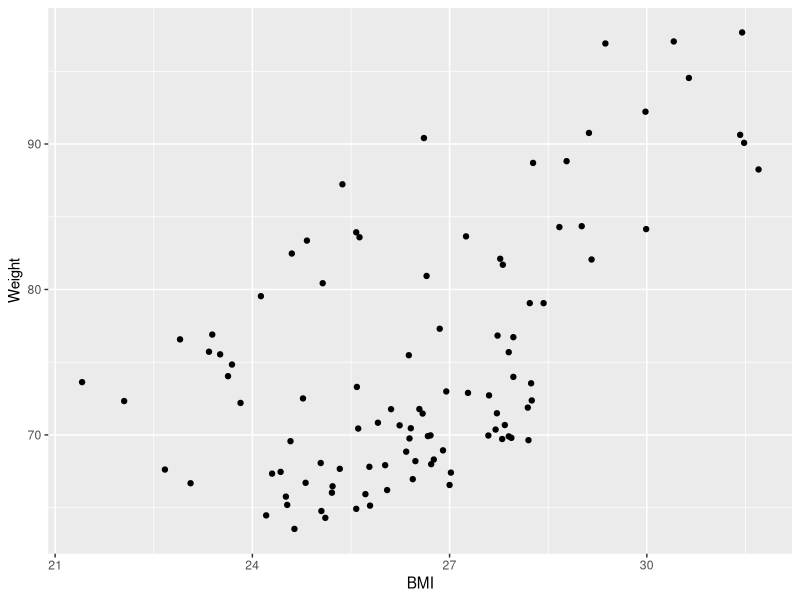
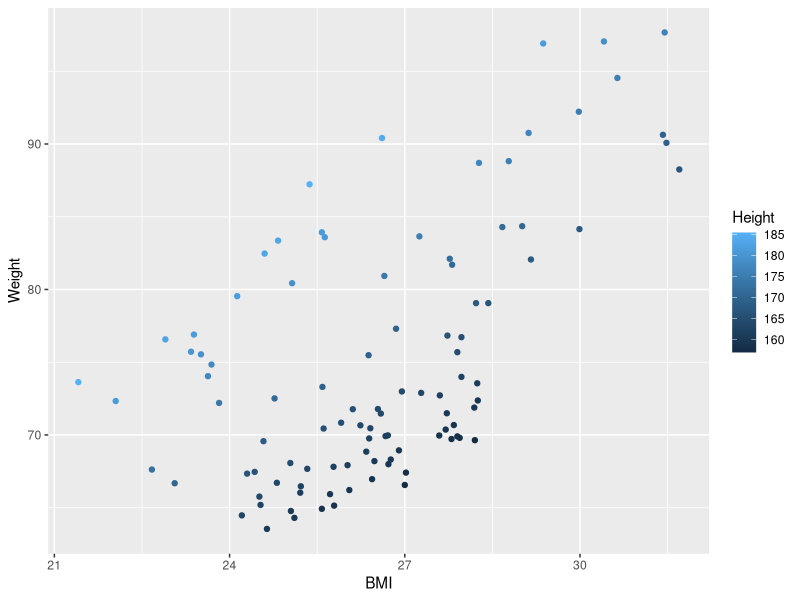
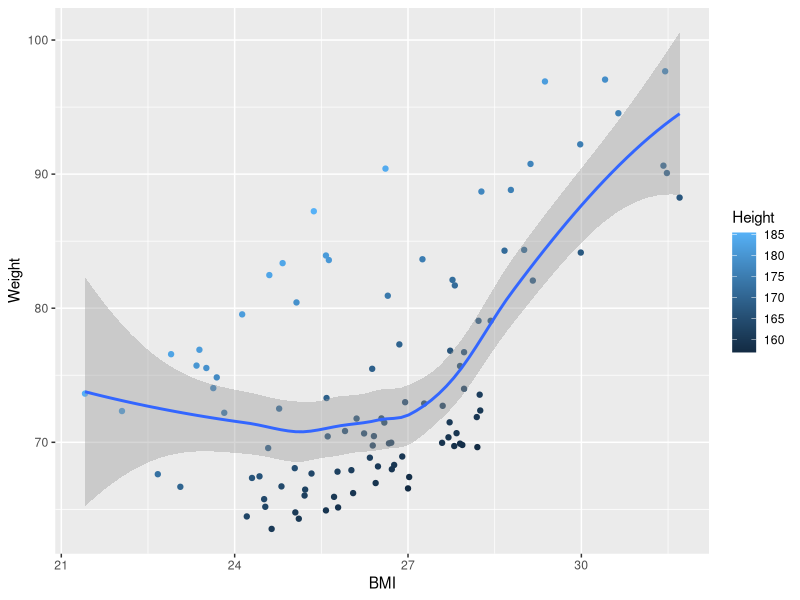
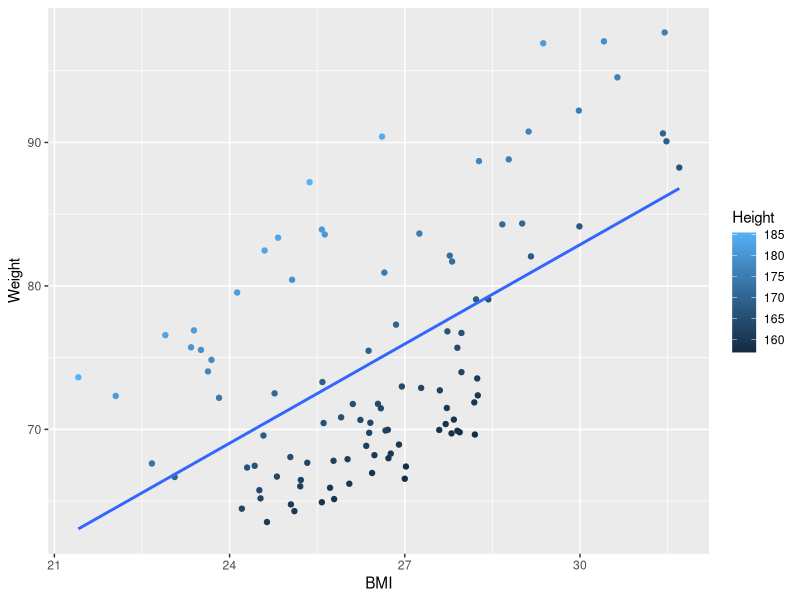
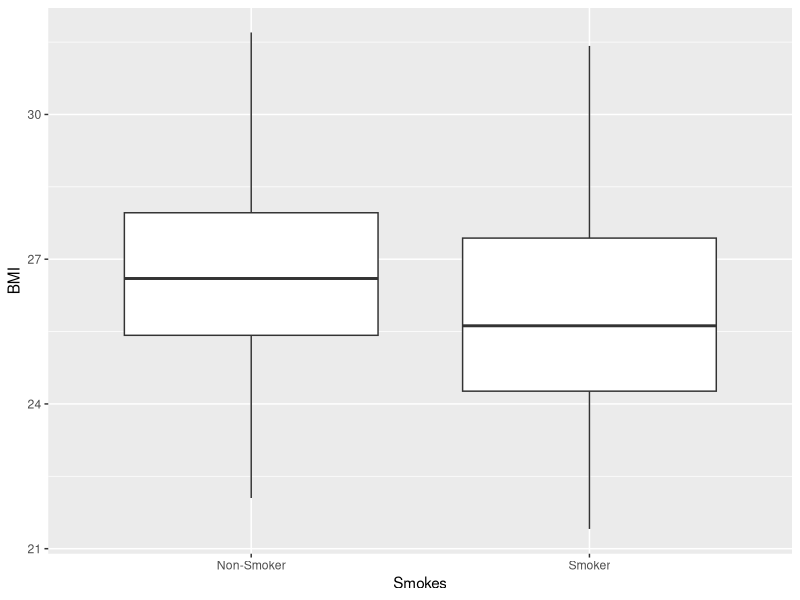
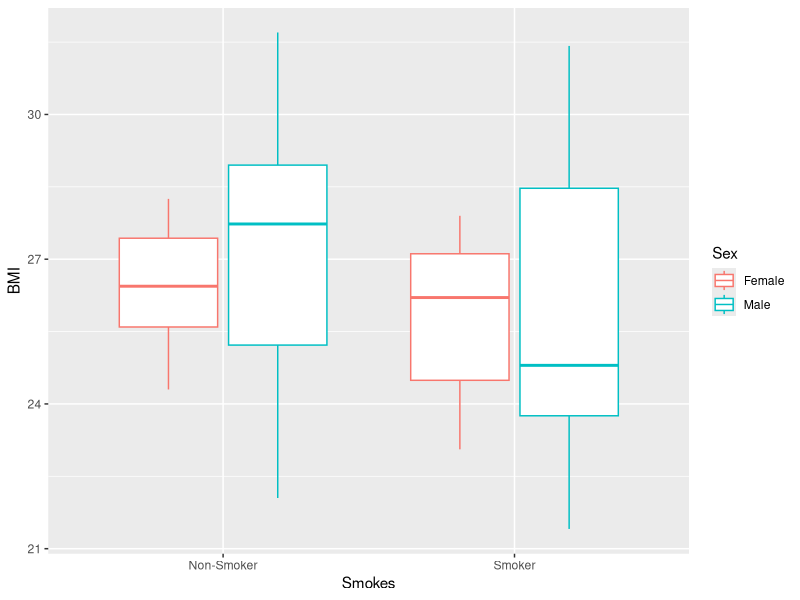
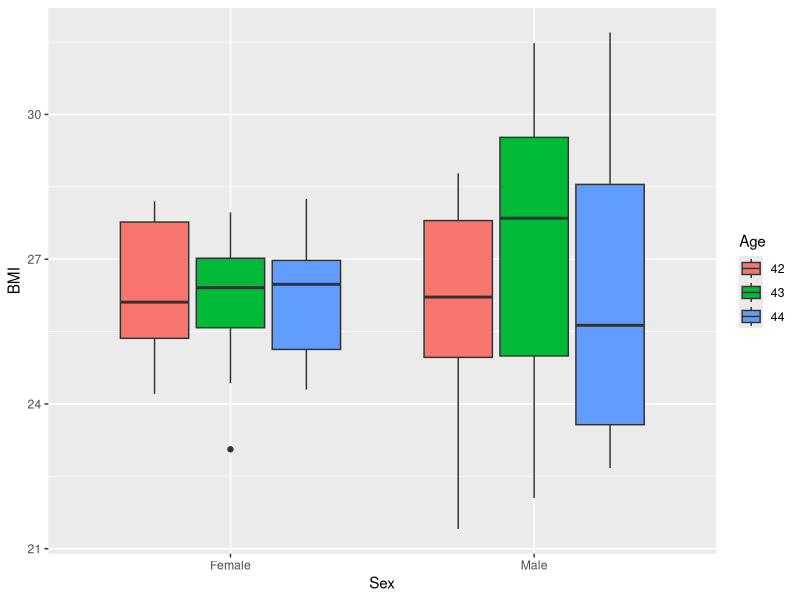
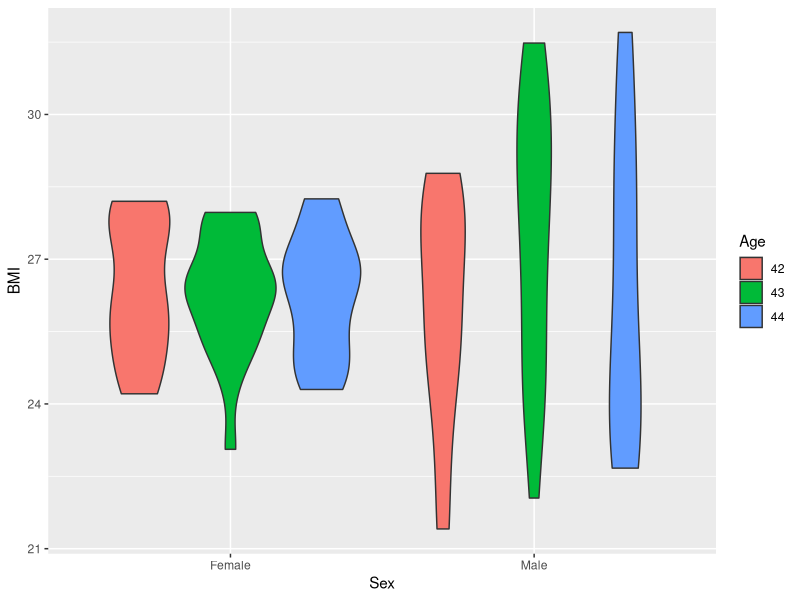

Write R code to recreate these figures, in order.
## ---- chunk 1
library(tidyverse)
patients <- read_tsv("patient-data-cleaned.txt")
patients
## ---- chunk 2
ggplot(data = patients, mapping = aes(x = BMI, y = Weight)) +
  geom_point()
## ---- chunk 3
ggplot(data = patients, mapping = aes(x = BMI, y = Weight, colour = Height)) +
  geom_point()
## ---- chunk 4
ggplot(data = patients, mapping = aes(x = BMI, y = Weight, colour = Height)) +
  geom_point() +
  geom_smooth()
## ---- chunk 5
ggplot(data = patients, mapping = aes(x = BMI, y = Weight, colour = Height)) +
  geom_point() +
  geom_smooth(method = "lm", se = FALSE)
## ---- chunk 6
ggplot(data = patients, mapping = aes(x = Smokes, y = BMI)) +
  geom_boxplot()
## ---- chunk 7
ggplot(data = patients, mapping = aes(x = Smokes, y = BMI, colour = Sex)) +
  geom_boxplot()
## ---- chunk 8
patients$Age <- factor(patients$Age)
ggplot(data = patients, mapping = aes(x = Sex, y = BMI, fill = Age)) +
  geom_boxplot()
## ---- chunk 9
ggplot(data = patients, mapping = aes(x = Sex, y = BMI, fill = Age)) +
  geom_violin()
## ---- chunk 10
ggplot(data = patients, mapping = aes(x = BMI)) +
  geom_histogram(fill = "blue", binwidth = 0.5)
## ---- chunk 11
ggplot(data = patients, mapping = aes(x = BMI)) +
  geom_density()
## ---- chunk 12
ggplot(data = patients, mapping = aes(x = BMI)) +
  geom_density(aes(fill = Sex), alpha = 0.5)
## ---- chunk 13
diabetes <- read_tsv("diabetes.txt")
diabetes <- diabetes[diabetes$ID%in%c("AC/AH/001", "AC/AH/017", "AC/AH/020"),]
diabetes
## ---- chunk 14
ggplot(diabetes, aes(x=Date, y=Glucose, group=ID)) +
  geom_line(aes(colour=ID))
## ---- chunk 15
ggplot(diabetes, aes(x=Date, y=Glucose, group=ID)) +
  geom_line(aes(colour=ID)) +
  geom_point(aes(fill=ID), shape=21)
